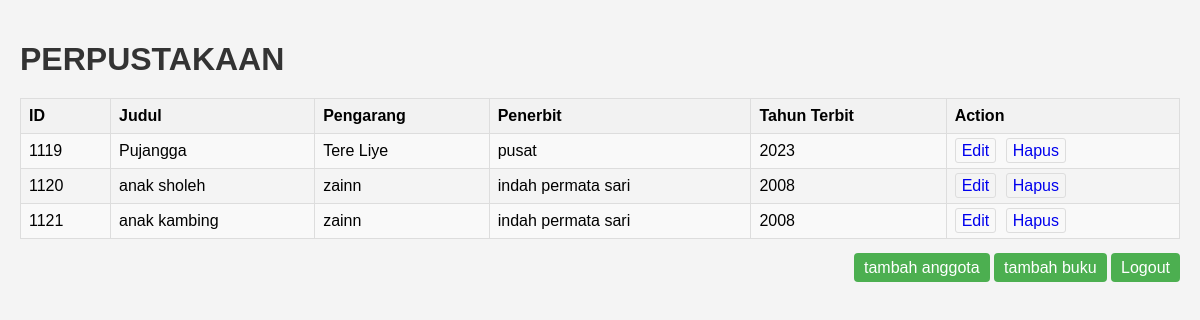
The app's page /read.php with its own data.
### tables this page shows
CREATE TABLE `buku` (
  `buku_id` int NOT NULL AUTO_INCREMENT,
  `judul` varchar(100) DEFAULT NULL,
  `pengarang` varchar(100) DEFAULT NULL,
  `penerbit` varchar(100) DEFAULT NULL,
  `tahun_terbit` int DEFAULT NULL,
  `sinopsis` text,
  `kategori_id` int DEFAULT NULL,
  PRIMARY KEY (`buku_id`),
  KEY `kategori_id` (`kategori_id`),
  CONSTRAINT `buku_ibfk_1` FOREIGN KEY (`kategori_id`) REFERENCES `kategori` (`kategori_id`)
);

### read.php (the view, shortened to what this page needs)
<?php
include 'koneksi.php';
$sql = "SELECT * FROM buku";
$result = $mysqli->query($sql);
?>
<!DOCTYPE html>
<html>
<head>
</head>
<body>
    <h1>PERPUSTAKAAN</h1>
    <?php
    if ($result->num_rows > 0) {
        echo "<table>";
        echo "<tr><th>ID</th><th>Judul</th><th>Pengarang</th><th>Penerbit</th><th>Tahun Terbit</th><th>Action</th></tr>";
        while ($row = $result->fetch_assoc()) {
            echo "<tr>";
            echo "<td>".$row["buku_id"]."</td>";
            echo "<td>".$row["judul"]."</td>";
            echo "<td>".$row["pengarang"]."</td>";
            echo "<td>".$row["penerbit"]."</td>";
            echo "<td>".$row["tahun_terbit"]."</td>";
            echo "<td class='action-links'><a href='update.php?id=".$row["buku_id"]."'>Edit</a> <a href='delete.php?id=".$row["buku_id"]."'>Hapus</a></td>";
            echo "</tr>";
        }
        echo "</table>";
    } else {
        echo "Tidak ada data buku.";
    }
    ?>
    <div class="logout-link">
        <a href="anggota.php">tambah anggota</a>
    <a href="create.php">tambah buku</a>
        <a href="logout.php">Logout</a>
    </div>
</body>
</html>

### read.php (style rules this page uses)
body { font-family: Arial, sans-serif; background-color: #f4f4f4; margin: 0; padding: 20px; }
table { width: 100%; border-collapse: collapse; margin-bottom: 20px; }
table th, table td { border: 1px solid #ddd; padding: 8px; text-align: left; }
table th { background-color: #f2f2f2; }
table tr:nth-child(even) { background-color: #f9f9f9; }
.action-links a { text-decoration: none; padding: 3px 6px; border: 1px solid #ddd; border-radius: 3px; margin-right: 5px; }
.logout-link { display: block; margin-top: 20px; text-align: right; }
.logout-link a { text-decoration: none; padding: 6px 10px; background-color: #4CAF50; color: white; border-radius: 4px; }
h1 { .centered-text text-alaign: center; margin-bottom: 20px; color: #333; }

### records on screen
buku: buku_id "1119", judul "Pujangga", pengarang "Tere Liye", penerbit "pusat", tahun_terbit "2023"
buku: buku_id "1120", judul "anak sholeh", pengarang "zainn", penerbit "indah permata sari", tahun_terbit "2008"
buku: buku_id "1121", judul "anak kambing", pengarang "zainn", penerbit "indah permata sari", tahun_terbit "2008"
